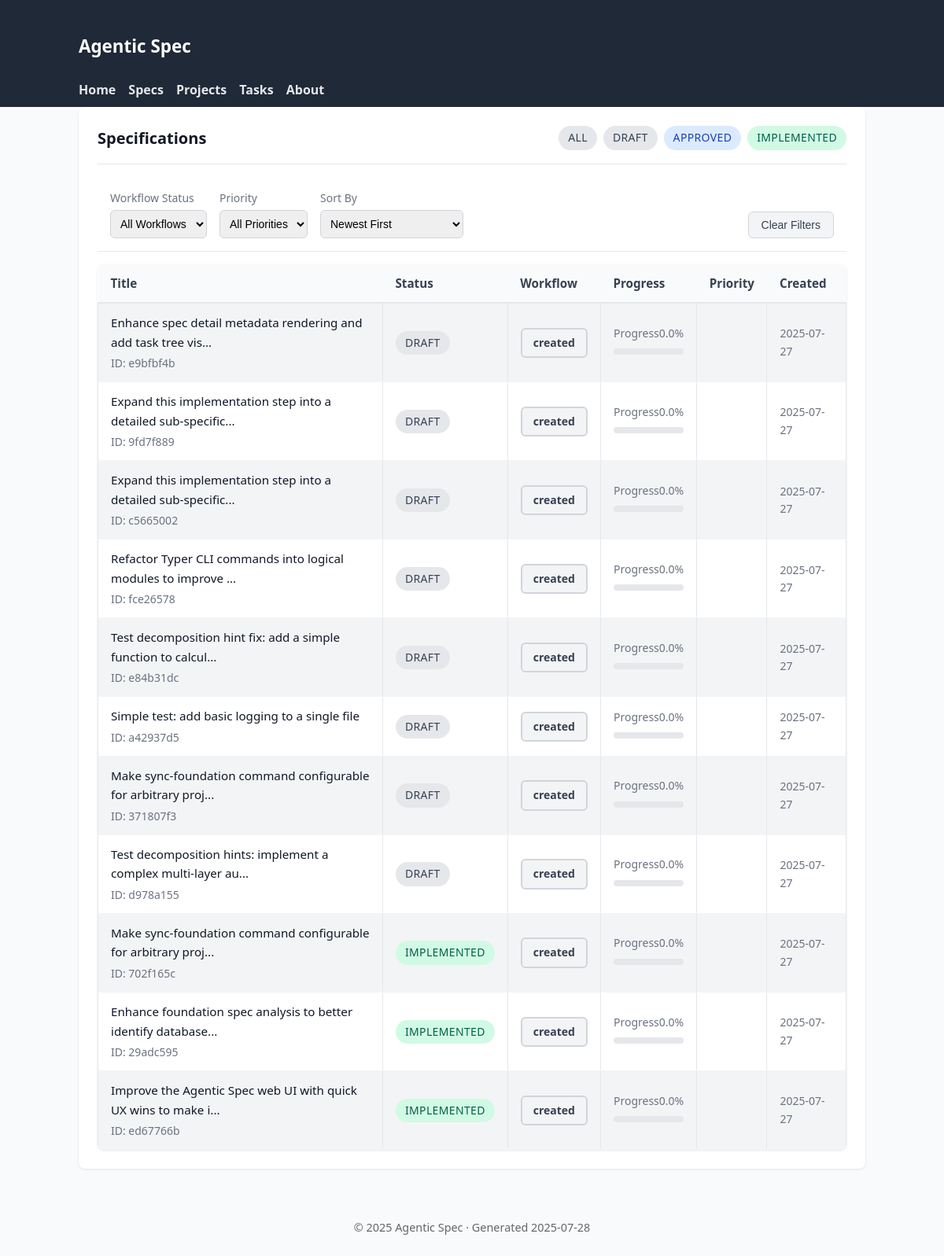
Page /specs on the committed database.
### tables this page shows
CREATE TABLE specifications (
                id TEXT PRIMARY KEY,
                title TEXT NOT NULL,
                inherits TEXT DEFAULT '[]',
                created TIMESTAMP NOT NULL,
                updated TIMESTAMP NOT NULL,
                version TEXT NOT NULL,
                status TEXT NOT NULL,
                parent_spec_id TEXT,
                child_spec_ids TEXT DEFAULT '[]',
                context TEXT NOT NULL,
                requirements TEXT NOT NULL,
                review_notes TEXT DEFAULT '[]',
                context_parameters TEXT,
                -- Enhanced tracking fields
                workflow_status TEXT DEFAULT 'created',
                is_completed BOOLEAN DEFAULT FALSE,
                completed_at TIMESTAMP,
                last_accessed TIMESTAMP,
                completion_percentage REAL DEFAULT 0.0,
                priority INTEGER DEFAULT 5,
                -- Lifecycle timestamps
                reviewed_at TIMESTAMP,
                approved_at TIMESTAMP,
                implemented_at TIMESTAMP,
                -- Metadata tracking
                created_by TEXT DEFAULT 'system',
                last_updated_by TEXT DEFAULT 'system',
                tags TEXT DEFAULT '[]'
            );

### agentic_spec/web_ui.py (the view)
@app.get("/specs", response_class=HTMLResponse)
async def list_specifications(request: Request, status: str | None = None):
    async with await get_db_manager() as manager:
        if status:
            specs = await manager.backend.list_specifications()
            specs = [s for s in specs if s.status.value == status]
        else:
            specs = await manager.backend.list_specifications()
        ctx = base_context(request, title="Specifications")
        ctx.update({"specs": specs, "current_status": status})
        return templates.TemplateResponse("specs_list.html", ctx)

### agentic_spec/web_templates/specs_list.html (shortened to what this page needs)
{% extends 'base.html' %}
{% block content %}
<div class="card">
  <div class="card-header">
    <h2 class="card-title">Specifications{% if current_status %} – {{ current_status }}{% endif %}</h2>
    <div style="display: flex; gap: 0.5rem;">
      <a href="/specs" class="status-badge {% if not current_status %}draft{% endif %}" style="text-decoration: none;">All</a>
      <a href="/specs?status=draft" class="status-badge draft" style="text-decoration: none;">Draft</a>
      <a href="/specs?status=approved" class="status-badge approved" style="text-decoration: none;">Approved</a>
      <a href="/specs?status=implemented" class="status-badge implemented" style="text-decoration: none;">Implemented</a>
    </div>
  </div>
  <div style="display: flex; gap: 1rem; padding: 1rem; border-bottom: 1px solid #e5e7eb; flex-wrap: wrap;">
    <div>
      <label for="workflow-filter" style="display: block; font-size: 0.875rem; color: #6b7280; margin-bottom: 0.25rem;">Workflow Status</label>
      <select id="workflow-filter" style="padding: 0.5rem; border: 1px solid #d1d5db; border-radius: 0.375rem; font-size: 0.875rem;">
        <option value="">All Workflows</option>
      </select>
    </div>
    <div>
      <label for="priority-filter" style="display: block; font-size: 0.875rem; color: #6b7280; margin-bottom: 0.25rem;">Priority</label>
      <select id="priority-filter" style="padding: 0.5rem; border: 1px solid #d1d5db; border-radius: 0.375rem; font-size: 0.875rem;">
        <option value="">All Priorities</option>
      </select>
    </div>
    <div>
      <label for="sort-by" style="display: block; font-size: 0.875rem; color: #6b7280; margin-bottom: 0.25rem;">Sort By</label>
      <select id="sort-by" style="padding: 0.5rem; border: 1px solid #d1d5db; border-radius: 0.375rem; font-size: 0.875rem;">
        <option value="created-desc">Newest First</option>
      </select>
    </div>
    <div style="margin-left: auto; display: flex; align-items: flex-end;">
      <button id="clear-filters" style="padding: 0.5rem 1rem; background: #f3f4f6; color: #374151; border: 1px solid #d1d5db; border-radius: 0.375rem; font-size: 0.875rem; cursor: pointer;">Clear Filters</button>
    </div>
  </div>
  {% if specs %}
  <table>
    <thead>
      <tr>
        <th>Title</th>
        <th>Status</th>
        <th>Workflow</th>
        <th>Progress</th>
        <th>Priority</th>
        <th>Created</th>
      </tr>
    </thead>
    <tbody>
      {% for s in specs %}
      <tr>
        <td>
          <a href="/specs/{{ s.id }}">{{ s.title[:60] }}{% if s.title|length > 60 %}...{% endif %}</a>
          <div class="card-subtitle">ID: {{ s.id }}</div>
        </td>
        <td>
          <span class="status-badge {{ s.status.value }}">{{ s.status.value }}</span>
        </td>
        <td>
          <span class="workflow-badge {{ s.workflow_status.value }}">{{ s.workflow_status.value }}</span>
        </td>
        <td>
          <div class="progress-label">
            <span>Progress</span>
            <span>{{ s.completion_percentage }}%</span>
          </div>
          <div class="progress-bar">
          </div>
        </td>
        <td>
          {% if s.priority %}
          <span class="priority-indicator priority-{{ s.priority.value }}"></span>
          {% else %}
          <span style="color: #9ca3af;">-</span>
          {% endif %}
        </td>
        <td style="font-size: 0.875rem; color: #6b7280;">
          {{ s.created.strftime('%Y-%m-%d') }}
        </td>
      </tr>
      {% endfor %}
    </tbody>
  </table>
  {% else %}
  <p style="color: #6b7280; text-align: center; padding: 3rem 0;">
    No specifications found{% if current_status %} with status "{{ current_status }}"{% endif %}.
  </p>
  {% endif %}
</div>
{% endblock %}

### agentic_spec/web_templates/static/styles.css (style rules this page uses)
body { font-family: system-ui, -apple-system, Segoe UI, Roboto, Helvetica, Arial, sans-serif; margin: 0; background: #f9fafb; color: #111827; line-height: 1.6; }
table { width: 100%; border-collapse: collapse; margin-top: 1rem; font-size: 0.95rem; }
th { background: #374151; color: #fff; padding: 8px; text-align: left; }
td { padding: 8px; border: 1px solid #e5e7eb; }
tbody tr:nth-child(odd) { background: #f3f4f6; }
table a { color: inherit; text-decoration: none; }
.status-badge { display: inline-flex; align-items: center; gap: 0.25rem; padding: 0.25rem 0.75rem; border-radius: 9999px; font-size: 0.875rem; font-weight: 500; text-transform: uppercase; letter-spacing: 0.025em; }
.status-badge.draft { background: #e5e7eb; color: #374151; }
.status-badge.approved { background: #dbeafe; color: #1e40af; }
.status-badge.implemented { background: #d1fae5; color: #065f46; }
.workflow-badge { display: inline-flex; align-items: center; gap: 0.375rem; padding: 0.375rem 0.875rem; border-radius: 0.375rem; font-size: 0.875rem; font-weight: 600; border: 2px solid transparent; }
.workflow-badge.created { background: #f3f4f6; color: #374151; border-color: #d1d5db; }
.progress-bar { width: 100%; height: 0.5rem; background: #e5e7eb; border-radius: 0.25rem; overflow: hidden; margin: 0.5rem 0; }
.progress-label { display: flex; justify-content: space-between; align-items: center; font-size: 0.875rem; color: #6b7280; margin-bottom: 0.25rem; }
.card { background: #fff; border-radius: 0.5rem; box-shadow: 0 1px 3px rgba(0,0,0,0.1); padding: 1.5rem; margin-bottom: 1.5rem; }
.card-header { display: flex; justify-content: space-between; align-items: center; margin-bottom: 1rem; padding-bottom: 1rem; border-bottom: 1px solid #e5e7eb; }
.card-title { font-size: 1.25rem; font-weight: 600; color: #111827; margin: 0; }
.card-subtitle { font-size: 0.875rem; color: #6b7280; margin-top: 0.25rem; }
table { width: 100%; border-collapse: collapse; margin-top: 1rem; font-size: 0.95rem; background: #fff; border-radius: 0.5rem; overflow: hidden; box-shadow: 0 1px 3px rgba(0,0,0,0.1); }
th { background: #f9fafb; color: #374151; padding: 0.75rem 1rem; text-align: left; font-weight: 600; border-bottom: 2px solid #e5e7eb; }
td { padding: 0.75rem 1rem; border-bottom: 1px solid #f3f4f6; }
.priority-indicator { display: inline-block; width: 0.5rem; height: 0.5rem; border-radius: 50%; margin-right: 0.5rem; }

### rows in the picture
specifications: title "Enhance spec detail metadata rendering and add task tree vis", id "e9bfbf4b", status.value "DRAFT", workflow_status.value "created", completion_percentage "0.0", created "2025-07-27"
specifications: title "Expand this implementation step into a detailed sub-specific", id "9fd7f889", status.value "DRAFT", workflow_status.value "created", completion_percentage "0.0", created "2025-07-27"
specifications: title "Expand this implementation step into a detailed sub-specific", id "c5665002", status.value "DRAFT", workflow_status.value "created", completion_percentage "0.0", created "2025-07-27"
specifications: title "Refactor Typer CLI commands into logical modules to improve", id "fce26578", status.value "DRAFT", workflow_status.value "created", completion_percentage "0.0", created "2025-07-27"
specifications: title "Test decomposition hint fix: add a simple function to calcul", id "e84b31dc", status.value "DRAFT", workflow_status.value "created", completion_percentage "0.0", created "2025-07-27"
specifications: title "Simple test: add basic logging to a single file", id "a42937d5", status.value "DRAFT", workflow_status.value "created", completion_percentage "0.0", created "2025-07-27"
specifications: title "Make sync-foundation command configurable for arbitrary proj", id "371807f3", status.value "DRAFT", workflow_status.value "created", completion_percentage "0.0", created "2025-07-27"
specifications: title "Test decomposition hints: implement a complex multi-layer au", id "d978a155", status.value "DRAFT", workflow_status.value "created", completion_percentage "0.0", created "2025-07-27"
specifications: title "Make sync-foundation command configurable for arbitrary proj", id "702f165c", status.value "IMPLEMENTED", workflow_status.value "created", completion_percentage "0.0", created "2025-07-27"
specifications: title "Enhance foundation spec analysis to better identify database", id "29adc595", status.value "IMPLEMENTED", workflow_status.value "created", completion_percentage "0.0", created "2025-07-27"
specifications: title "Improve the Agentic Spec web UI with quick UX wins to make i", id "ed67766b", status.value "IMPLEMENTED", workflow_status.value "created", completion_percentage "0.0", created "2025-07-27"
